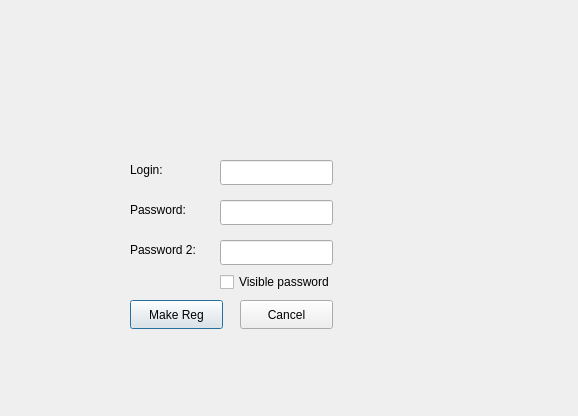
<?xml version="1.0" encoding="UTF-8"?>
<ui version="4.0">
 <class>RegistrationWindow</class>
 <widget class="QDialog" name="RegistrationWindow">
  <property name="geometry">
   <rect>
    <x>0</x>
    <y>0</y>
    <width>578</width>
    <height>416</height>
   </rect>
  </property>
  <property name="windowTitle">
   <string>Dialog</string>
  </property>
  <widget class="QLabel" name="label_3">
   <property name="geometry">
    <rect>
     <x>130</x>
     <y>240</y>
     <width>81</width>
     <height>20</height>
    </rect>
   </property>
   <property name="text">
    <string>Password 2:</string>
   </property>
  </widget>
  <widget class="QPushButton" name="MakeRegPushButton">
   <property name="geometry">
    <rect>
     <x>130</x>
     <y>300</y>
     <width>93</width>
     <height>29</height>
    </rect>
   </property>
   <property name="text">
    <string>Make Reg</string>
   </property>
  </widget>
  <widget class="QLineEdit" name="PassworOneLineEdit">
   <property name="geometry">
    <rect>
     <x>220</x>
     <y>200</y>
     <width>113</width>
     <height>25</height>
    </rect>
   </property>
  </widget>
  <widget class="QLabel" name="label">
   <property name="geometry">
    <rect>
     <x>130</x>
     <y>160</y>
     <width>63</width>
     <height>20</height>
    </rect>
   </property>
   <property name="text">
    <string>Login:</string>
   </property>
  </widget>
  <widget class="QPushButton" name="CancelPushButton">
   <property name="geometry">
    <rect>
     <x>240</x>
     <y>300</y>
     <width>93</width>
     <height>29</height>
    </rect>
   </property>
   <property name="text">
    <string>Cancel</string>
   </property>
  </widget>
  <widget class="QLineEdit" name="LoginLineEdit">
   <property name="geometry">
    <rect>
     <x>220</x>
     <y>160</y>
     <width>113</width>
     <height>25</height>
    </rect>
   </property>
  </widget>
  <widget class="QLabel" name="label_2">
   <property name="geometry">
    <rect>
     <x>130</x>
     <y>200</y>
     <width>71</width>
     <height>20</height>
    </rect>
   </property>
   <property name="text">
    <string>Password:</string>
   </property>
  </widget>
  <widget class="QLineEdit" name="PasswordTwoLineEdit">
   <property name="geometry">
    <rect>
     <x>220</x>
     <y>240</y>
     <width>113</width>
     <height>25</height>
    </rect>
   </property>
  </widget>
  <widget class="QCheckBox" name="checkBox">
   <property name="geometry">
    <rect>
     <x>220</x>
     <y>270</y>
     <width>141</width>
     <height>24</height>
    </rect>
   </property>
   <property name="text">
    <string>Visible password</string>
   </property>
  </widget>
 </widget>
 <resources/>
 <connections/>
</ui>
